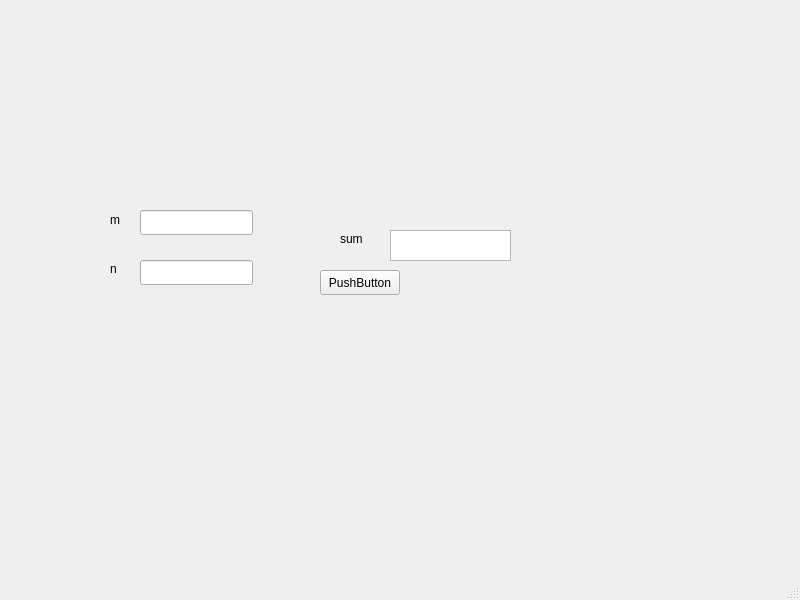
<?xml version="1.0" encoding="UTF-8"?>
<ui version="4.0">
 <class>MainWindow</class>
 <widget class="QMainWindow" name="MainWindow">
  <property name="geometry">
   <rect>
    <x>0</x>
    <y>0</y>
    <width>800</width>
    <height>600</height>
   </rect>
  </property>
  <property name="windowTitle">
   <string>MainWindow</string>
  </property>
  <widget class="QWidget" name="centralwidget">
   <widget class="QLineEdit" name="m_lineEdit">
    <property name="geometry">
     <rect>
      <x>140</x>
      <y>210</y>
      <width>113</width>
      <height>25</height>
     </rect>
    </property>
   </widget>
   <widget class="QLineEdit" name="n_lineEdit">
    <property name="geometry">
     <rect>
      <x>140</x>
      <y>260</y>
      <width>113</width>
      <height>25</height>
     </rect>
    </property>
   </widget>
   <widget class="QLabel" name="m_label">
    <property name="geometry">
     <rect>
      <x>110</x>
      <y>210</y>
      <width>31</width>
      <height>20</height>
     </rect>
    </property>
    <property name="text">
     <string>m</string>
    </property>
   </widget>
   <widget class="QLabel" name="n_label">
    <property name="geometry">
     <rect>
      <x>110</x>
      <y>260</y>
      <width>16</width>
      <height>17</height>
     </rect>
    </property>
    <property name="text">
     <string>n</string>
    </property>
   </widget>
   <widget class="QLabel" name="sum_label">
    <property name="geometry">
     <rect>
      <x>340</x>
      <y>230</y>
      <width>41</width>
      <height>17</height>
     </rect>
    </property>
    <property name="text">
     <string>sum</string>
    </property>
   </widget>
   <widget class="QTextEdit" name="textEdit">
    <property name="geometry">
     <rect>
      <x>390</x>
      <y>230</y>
      <width>121</width>
      <height>31</height>
     </rect>
    </property>
   </widget>
   <widget class="QPushButton" name="pushButton">
    <property name="geometry">
     <rect>
      <x>320</x>
      <y>270</y>
      <width>80</width>
      <height>25</height>
     </rect>
    </property>
    <property name="text">
     <string>PushButton</string>
    </property>
   </widget>
  </widget>
  <widget class="QMenuBar" name="menubar">
   <property name="geometry">
    <rect>
     <x>0</x>
     <y>0</y>
     <width>800</width>
     <height>22</height>
    </rect>
   </property>
  </widget>
  <widget class="QStatusBar" name="statusbar"/>
 </widget>
 <resources/>
 <connections/>
</ui>
